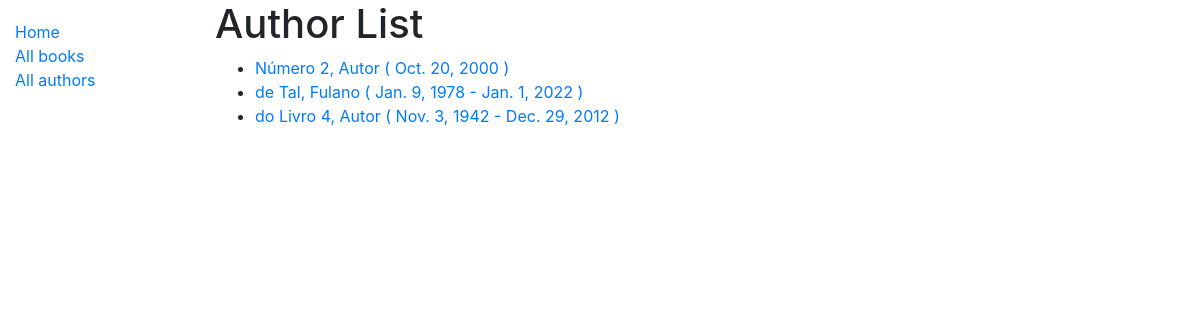
The app's page /catalog/authors/, older data.
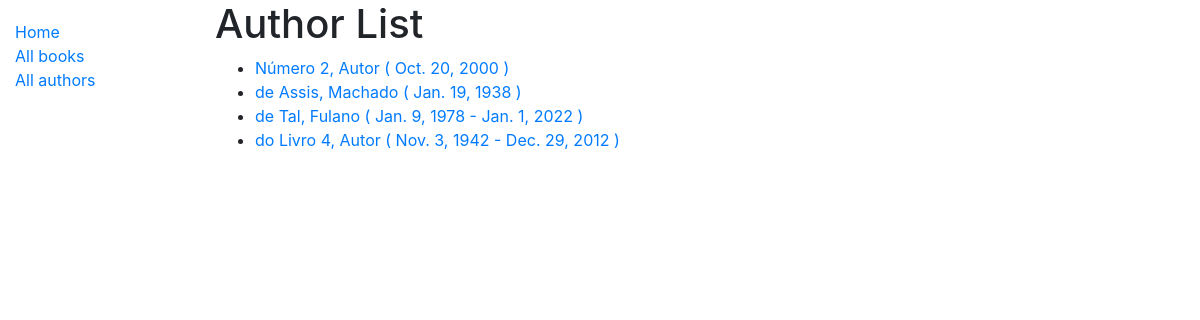
The same page, newer data.
### catalog/models.py (models this page shows, shortened)
class Author(models.Model):
    first_name = models.CharField(max_length=100)
    last_name = models.CharField(max_length=100)
    date_of_birth = models.DateField(null=True, blank=True)
    date_of_death = models.DateField('Died', null=True, blank=True)
    class Meta:
        ordering = ['last_name', 'first_name']
    def get_absolute_url(self):
        return reverse('author-detail', args=[str(self.id)])

### catalog/views.py (the view)
# urls.py: path('authors/', views.AuthorListView.as_view(), name='authors'),
class AuthorListView(generic.ListView):
    model = Author
    paginate_by = 10

### catalog/templates/catalog/author_list.html (shortened to what this page needs)
{% extends "base.html" %}
{% block content %}
    <h1>Author List</h1>
    {% if author_list %}
    <ul>
        {% for author in author_list %}
        <li>
            <a href="{{ author.get_absolute_url }}">
                {{ author.last_name }}, {{ author.first_name }}
                ( {{ author.date_of_birth}}
                {% if author.date_of_death %}
                    - {{author.date_of_death}}
                {% endif %})
            </a>
        </li>
        {% endfor %}
    </ul>
    {% else %}
        <p>There are no books in the library.</p>
    {% endif %}
{% endblock %}

Row changes from the older to the newer data that the page shows:
added Author: last_name "de Assis", first_name "Machado", date_of_birth "Jan. 19, 1938"
